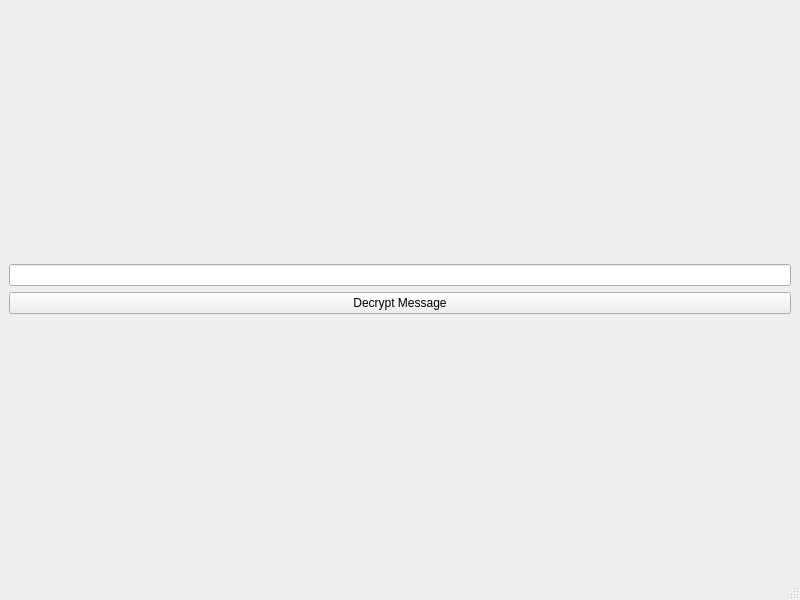
<?xml version="1.0" encoding="UTF-8"?>
<ui version="4.0">
 <class>Bob</class>
 <widget class="QMainWindow" name="Bob">
  <property name="geometry">
   <rect>
    <x>0</x>
    <y>0</y>
    <width>800</width>
    <height>600</height>
   </rect>
  </property>
  <property name="windowTitle">
   <string>MainWindow</string>
  </property>
  <widget class="QWidget" name="centralwidget">
   <layout class="QVBoxLayout" name="verticalLayout_2">
    <item>
     <layout class="QVBoxLayout" name="verticalLayout">
      <item>
       <widget class="QLineEdit" name="lineEdit"/>
      </item>
      <item>
       <widget class="QPushButton" name="pushButton">
        <property name="text">
         <string>Decrypt Message</string>
        </property>
       </widget>
      </item>
     </layout>
    </item>
   </layout>
  </widget>
  <widget class="QMenuBar" name="menubar">
   <property name="geometry">
    <rect>
     <x>0</x>
     <y>0</y>
     <width>800</width>
     <height>21</height>
    </rect>
   </property>
  </widget>
  <widget class="QStatusBar" name="statusbar"/>
 </widget>
 <resources/>
 <connections/>
</ui>
